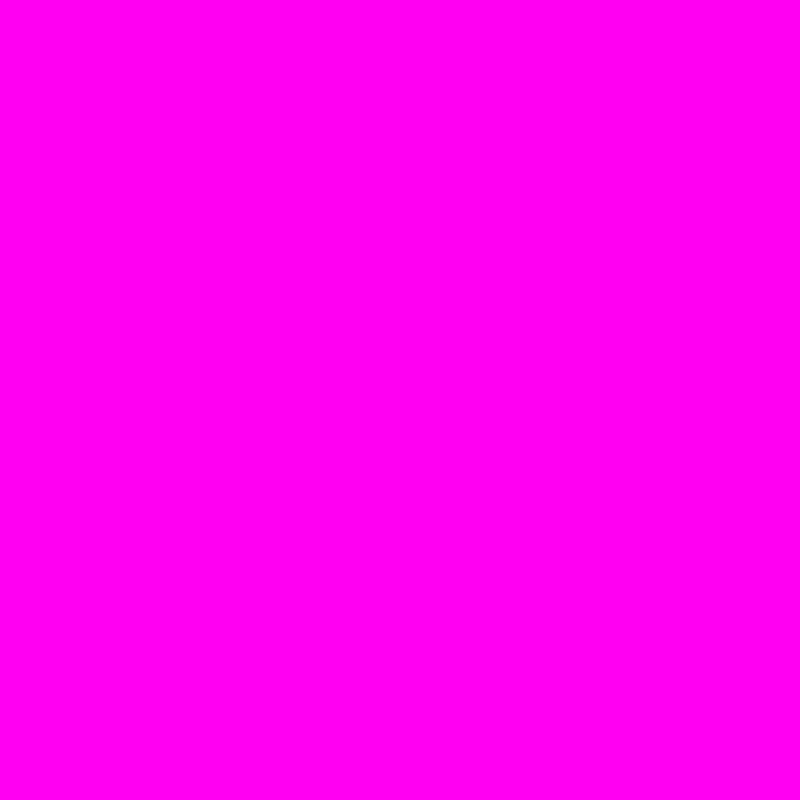
Frame 1 (no input)
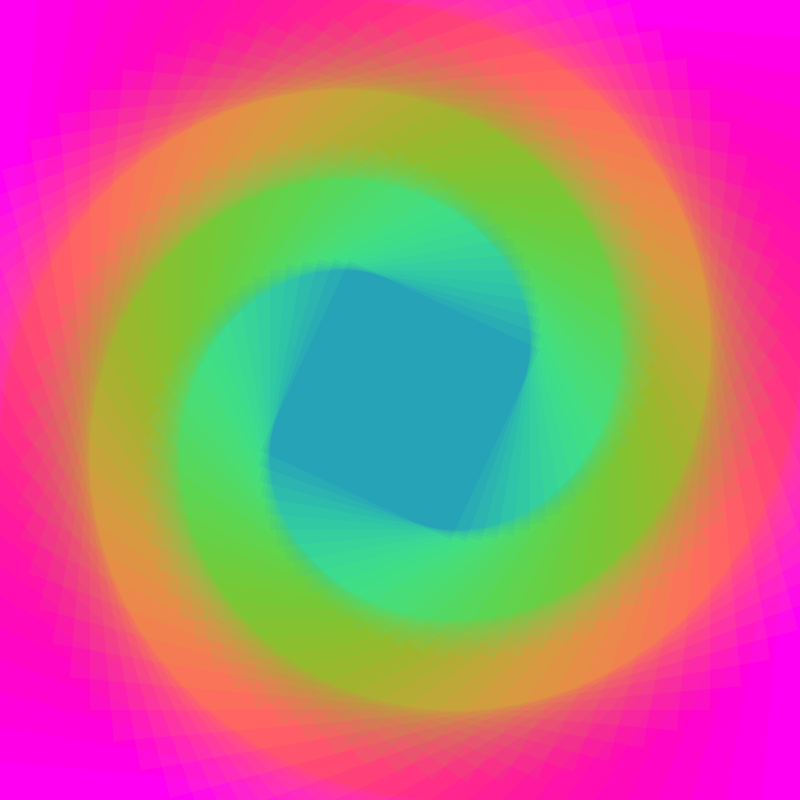
Frame 60 (no input)
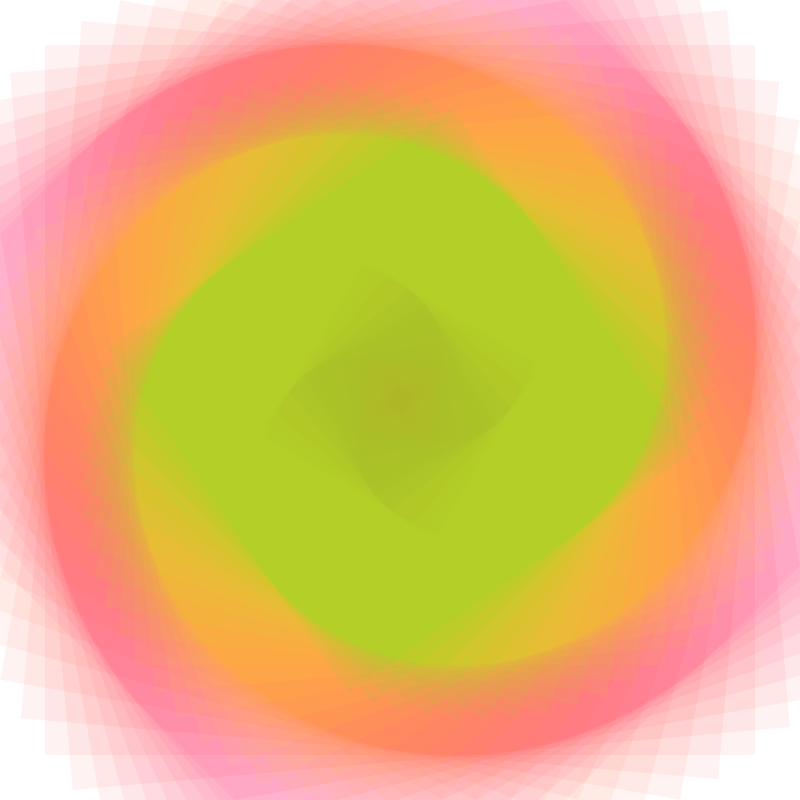
Frame 120 (the mouse pressed at the canvas centre since frame 60)

The p5.js sketch that drew these frames (run headless with seeded random() and noise() and a simulated clock; from frame 60 on, the mouse is pressed at the canvas centre):

// p5.js sketch
// ── sketch.js
let angle = 0;
let length = 800;
let colorVar = 0;

function setup() {
  createCanvas(800, 800);
  background(255,0,255);
  colorMode(HSL);
  angleMode(DEGREES);
  rectMode(CENTER);
  fill(0,0,255);
  //strokeWeight(5);
  noStroke();
}

function draw() {
  push();
  translate(width/2, width/2)
  rotate(angle);
  drawSquare();
  angle += 5;
  pop();
  //background(0);
  //drawCircles();
  length -= 10;
  if(length < 0)
    length = 800;
}

function drawSquare(){
  fill(colorVar, 100, 50, 0.05);
  colorVar = (colorVar + 4) % 360;
  rect(0,0, length, length);
}

function drawCircles(){
  for(let i = 0; i < mouseX; i++) {
    circle(random(width), random(height), 10);
  }
}

function mousePressed(){
  background(255, 0, 255);
}
